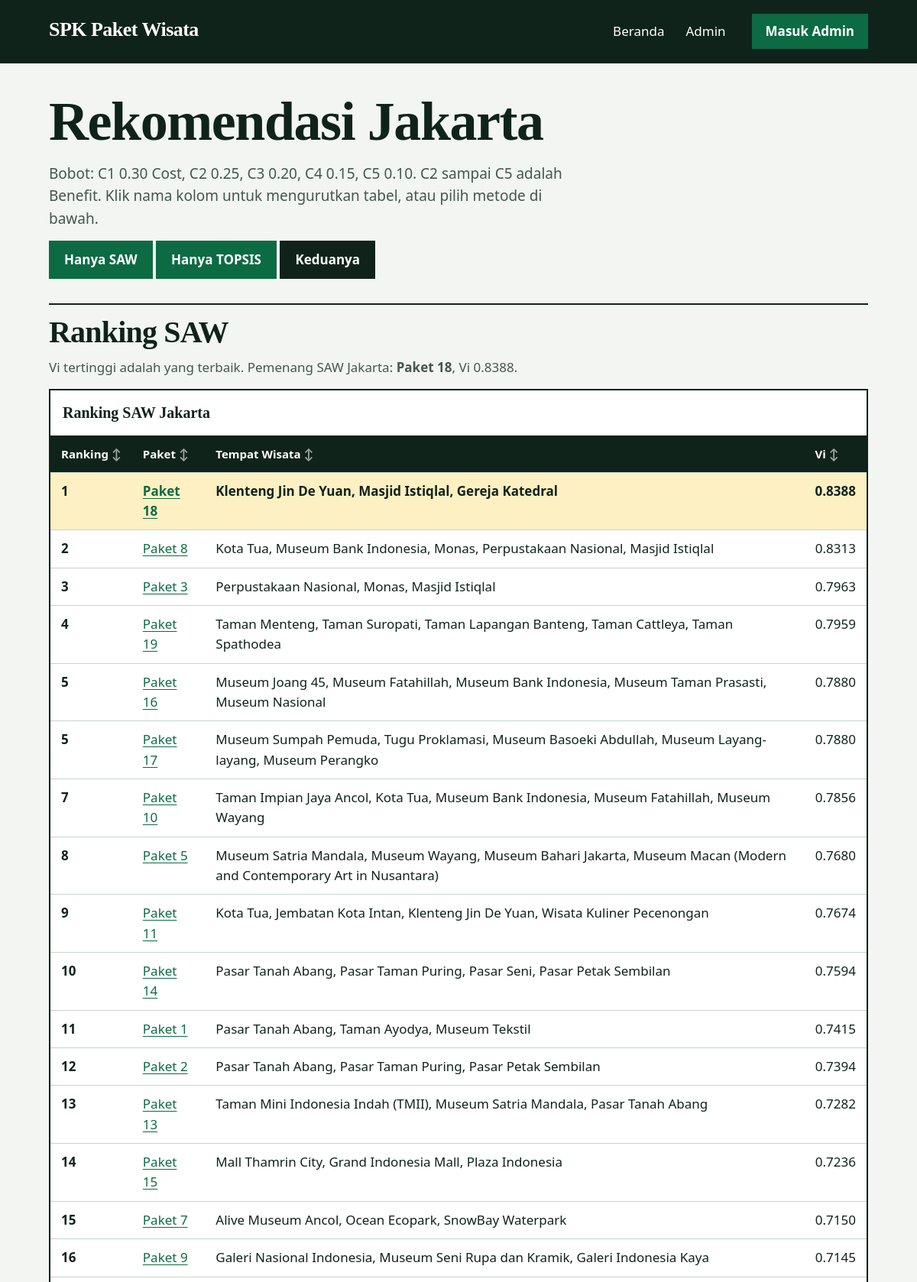
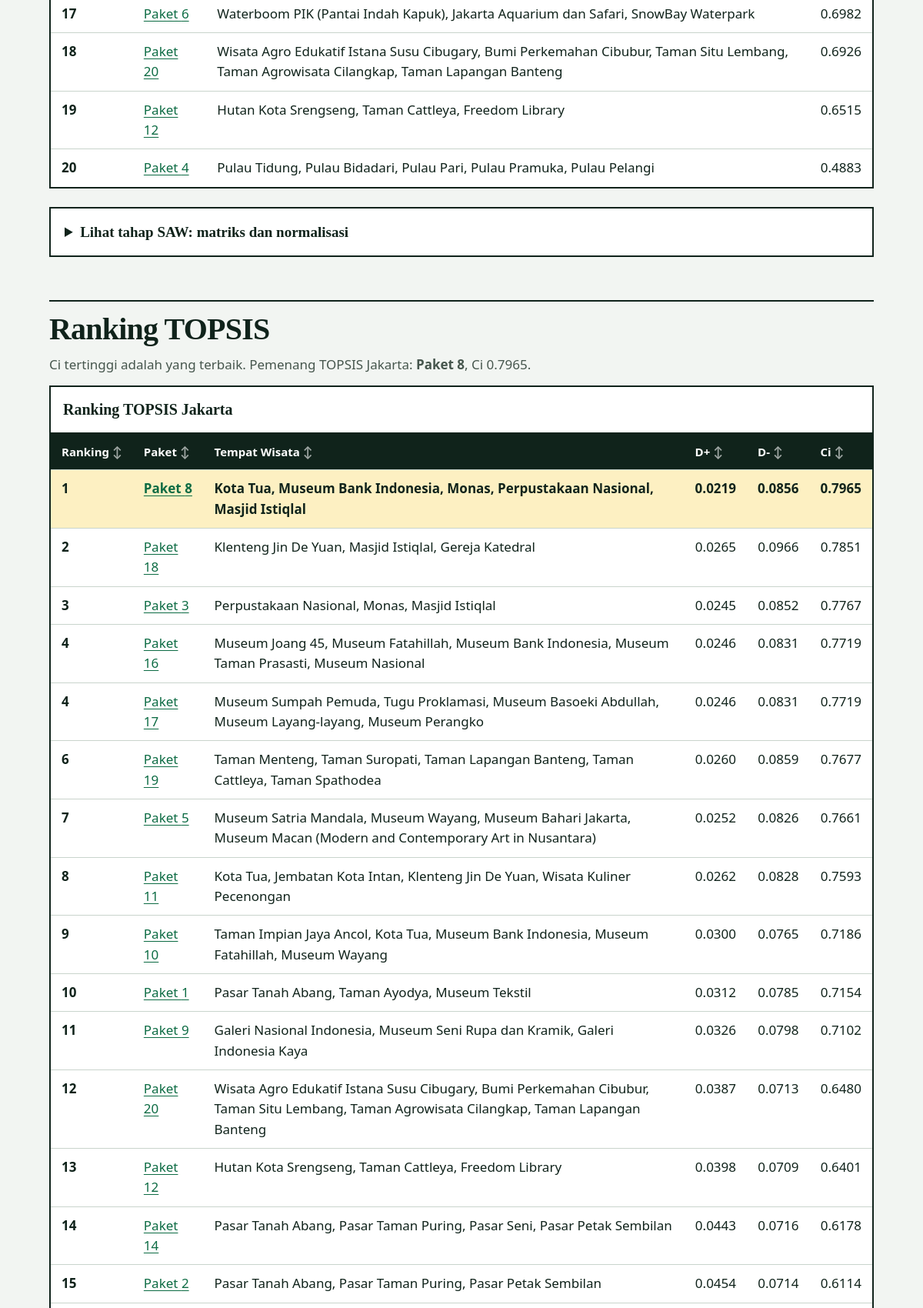
/rekomendasi?kota=Jakarta&metode=keduanya (upper part), run on the app's committed database (2 pictures, top to bottom).
### tables this page shows
CREATE TABLE kota (
    id INTEGER PRIMARY KEY AUTOINCREMENT,
    nama TEXT NOT NULL UNIQUE
);

CREATE TABLE kriteria (
    id INTEGER PRIMARY KEY AUTOINCREMENT,
    kode TEXT NOT NULL UNIQUE,
    nama TEXT NOT NULL,
    tipe TEXT NOT NULL CHECK (tipe IN ('Benefit', 'Cost')),
    bobot REAL NOT NULL CHECK (bobot >= 0 AND bobot <= 1)
);

CREATE TABLE paket (
    id INTEGER PRIMARY KEY AUTOINCREMENT,
    kota_id INTEGER NOT NULL,
    nomor_paket INTEGER NOT NULL UNIQUE,
    nama_tampil TEXT NOT NULL,
    FOREIGN KEY (kota_id) REFERENCES kota (id) ON DELETE RESTRICT
);

### app.py (the view)
@app.route("/rekomendasi")
def rekomendasi():
    nama_kota = request.args.get("kota", "")
    metode = request.args.get("metode", "keduanya")
    if metode not in ("saw", "topsis", "keduanya"):
        metode = "keduanya"
    data = compute_city(nama_kota)
    if data is None:
        return render_template("index.html", kota=database.get_kota_list(), kriteria=database.get_kriteria(), error=f"Kota {nama_kota} tidak ditemukan."), 404
    return render_template("rekomendasi.html", kota=nama_kota, metode=metode, **data)

### app.py (called while the page is built)
def compute_city(nama_kota, weights=None, types=None):
    packages = database.get_paket_by_kota(nama_kota)
    if not packages:
        return None
    if weights is None or types is None:
        weights, types, _ = database.get_weights_and_types()
    matrix = [p["matrix"] for p in packages]
    saw_result = saw_mod.calculate(matrix, weights, types)
    topsis_result = topsis_mod.calculate(matrix, weights, types)
    kriteria = database.get_kriteria()
    return {
        "packages": packages,
        "matrix": matrix,
        "saw": saw_result,
        "topsis": topsis_result,
        "weights": weights,
        "types": types,
        "kriteria": kriteria,
    }

### database.py (called while the page is built)
def get_connection():
    conn = sqlite3.connect(DB_PATH)
    conn.row_factory = sqlite3.Row
    conn.execute("PRAGMA foreign_keys = ON")
    return conn

def get_kriteria():
    conn = get_connection()
    try:
        rows = conn.execute("SELECT * FROM kriteria ORDER BY kode").fetchall()
        return [dict(r) for r in rows]
    finally:
        conn.close()

def get_weights_and_types():
    krit = get_kriteria()
    weights = [r["bobot"] for r in krit]
    types = [r["tipe"] for r in krit]
    return weights, types, krit

### saw.py (called while the page is built)
def normalize(matrix, types):
    if not matrix:
        return []
    n_col = len(matrix[0])
    maxs = [max(row[j] for row in matrix) for j in range(n_col)]
    mins = [min(row[j] for row in matrix) for j in range(n_col)]
    out = []
    for row in matrix:
        norm = []
        for j, x in enumerate(row):
            if types[j] == "Cost":
                norm.append(mins[j] / x if x != 0 else 0.0)
            else:
                norm.append(x / maxs[j] if maxs[j] != 0 else 0.0)
        out.append(norm)
    return out

def calculate(matrix, weights, types):
    normalized = normalize(matrix, types)
    values = []
    for norm in normalized:
        values.append(sum(n * w for n, w in zip(norm, weights)))
    order = sorted(range(len(values)), key=lambda i: (-values[i], i))
    ranks = [1 + sum(1 for v in values if v > values[i]) for i in range(len(values))]
    return {
        "normalized": normalized,
        "values": values,
        "ranks": ranks,
        "order": order,
    }

### templates/rekomendasi.html (shortened to what this page needs)
{% extends "base.html" %}
{% block content %}
<div class="page-head">
  <h1>Rekomendasi {{ kota }}</h1>
  <p class="lede">Bobot: C1 {{ '%.2f'|format(weights[0]) }} Cost, C2 {{ '%.2f'|format(weights[1]) }}, C3 {{ '%.2f'|format(weights[2]) }}, C4 {{ '%.2f'|format(weights[3]) }}, C5 {{ '%.2f'|format(weights[4]) }}. C2 sampai C5 adalah Benefit. Klik nama kolom untuk mengurutkan tabel, atau pilih metode di bawah.</p>
  <p role="group" aria-label="Pilih metode">
    <a class="btn {% if metode == 'saw' %}btn-quiet{% endif %}" href="{{ url_for('rekomendasi', kota=kota, metode='saw') }}" {% if metode == 'saw' %}aria-pressed="true"{% endif %}>Hanya SAW</a>
    <a class="btn {% if metode == 'topsis' %}btn-quiet{% endif %}" href="{{ url_for('rekomendasi', kota=kota, metode='topsis') }}" {% if metode == 'topsis' %}aria-pressed="true"{% endif %}>Hanya TOPSIS</a>
    <a class="btn {% if metode == 'keduanya' %}btn-quiet{% endif %}" href="{{ url_for('rekomendasi', kota=kota, metode='keduanya') }}" {% if metode == 'keduanya' %}aria-pressed="true"{% endif %}>Keduanya</a>
  </p>
</div>
{% if metode in ('saw', 'keduanya') %}
{% set saw_top = packages[saw.order[0]] %}
<section aria-labelledby="ranking-saw">
  <h2 id="ranking-saw">Ranking SAW</h2>
  <p class="section-note">Vi tertinggi adalah yang terbaik. Pemenang SAW {{ kota }}: <strong>Paket {{ saw_top.nomor_paket }}</strong>, Vi {{ '%.4f'|format(saw['values'][saw.order[0]]) }}.</p>
  <div class="table-wrapper" tabindex="0" role="region" aria-labelledby="saw-caption">
  <table data-sortable>
    <caption id="saw-caption">Ranking SAW {{ kota }}</caption>
    <thead><tr>
      <th scope="col" data-type="number">Ranking</th>
      <th scope="col" data-type="number">Paket</th>
      <th scope="col" data-type="text">Tempat Wisata</th>
      <th scope="col" data-type="number">Vi</th>
    </tr></thead>
    <tbody>
    {% for idx in saw.order %}
    {% set p = packages[idx] %}
    <tr class="{{ 'winner' if saw.ranks[idx] == 1 else '' }}">
      <th scope="row" data-value="{{ saw.ranks[idx] }}">{{ saw.ranks[idx] }}</th>
      <td data-value="{{ p.nomor_paket }}"><a href="{{ url_for('paket_detail', paket_id=p.id) }}">Paket {{ p.nomor_paket }}</a></td>
      <td>{{ p.tempat|join(', ') }}</td>
      <td class="num" data-value="{{ saw['values'][idx] }}">{{ '%.4f'|format(saw['values'][idx]) }}</td>
    </tr>
    {% endfor %}
    </tbody>
  </table>
  </div>
  <details>
    <summary>Lihat tahap SAW: matriks dan normalisasi</summary>
  </details>
</section>
{% endif %}
{% if metode in ('topsis', 'keduanya') %}
{% set topsis_top = packages[topsis.order[0]] %}
<section aria-labelledby="ranking-topsis">
  <h2 id="ranking-topsis">Ranking TOPSIS</h2>
  <p class="section-note">Ci tertinggi adalah yang terbaik. Pemenang TOPSIS {{ kota }}: <strong>Paket {{ topsis_top.nomor_paket }}</strong>, Ci {{ '%.4f'|format(topsis['values'][topsis.order[0]]) }}.</p>
  <div class="table-wrapper" tabindex="0" role="region" aria-labelledby="topsis-caption">
  <table data-sortable>
    <caption id="topsis-caption">Ranking TOPSIS {{ kota }}</caption>
    <thead><tr>
      <th scope="col" data-type="number">Ranking</th>
      <th scope="col" data-type="number">Paket</th>
      <th scope="col" data-type="text">Tempat Wisata</th>
      <th scope="col" data-type="number">D+</th>
      <th scope="col" data-type="number">D-</th>
      <th scope="col" data-type="number">Ci</th>
    </tr></thead>
    <tbody>
    {% for idx in topsis.order %}
    {% set p = packages[idx] %}
    <tr class="{{ 'winner' if topsis.ranks[idx] == 1 else '' }}">
      <th scope="row" data-value="{{ topsis.ranks[idx] }}">{{ topsis.ranks[idx] }}</th>
      <td data-value="{{ p.nomor_paket }}"><a href="{{ url_for('paket_detail', paket_id=p.id) }}">Paket {{ p.nomor_paket }}</a></td>
      <td>{{ p.tempat|join(', ') }}</td>
      <td class="num" data-value="{{ topsis.distances_pos[idx] }}">{{ '%.4f'|format(topsis.distances_pos[idx]) }}</td>
      <td class="num" data-value="{{ topsis.distances_neg[idx] }}">{{ '%.4f'|format(topsis.distances_neg[idx]) }}</td>
      <td class="num" data-value="{{ topsis['values'][idx] }}">{{ '%.4f'|format(topsis['values'][idx]) }}</td>
    </tr>
    {% endfor %}
    </tbody>
  </table>
  </div>
</section>
{% endif %}
{% endblock %}

### static/style.css (style rules this page uses)
:root { --ground: #f2f5f2; --surface: #ffffff; --field: #e4ece6; --ink: #10231b; --muted: #46564d; --accent: #0c6b43; --accent-ink: #ffffff; --accent-deep: #084d30; --line: #c9d4cc; --winner: #fdf0c2; --danger: #8f1d1d; --danger-field: #fbe9e7; --ok-field: #e2f0e6; --display: Georgia, "Times New Roman", serif; --text: system-ui, -apple-system, "Segoe UI", Roboto, Arial, sans-serif; --measure: 1120px; --gap: 24px; }
* { box-sizing: border-box; }
html { overflow-x: clip; scroll-behavior: smooth; }
body { overflow-x: clip; }
body { margin: 0; background: var(--ground); color: var(--ink); font-family: var(--text); font-size: 17px; line-height: 1.55; }
h1, h2, h3, h4 { font-family: var(--display); font-weight: 700; letter-spacing: -0.02em; line-height: 1.02; overflow-wrap: break-word; min-width: 0; }
h1 { font-size: clamp(40px, 6vw, 72px); margin: 0 0 16px; }
h2 { font-size: clamp(28px, 3.4vw, 40px); margin: 0 0 12px; }
p { margin: 0 0 14px; max-width: 68ch; }
a { color: var(--accent); text-underline-offset: 3px; }
.page-head { margin-bottom: 32px; }
.page-head .lede { font-size: 19px; color: var(--muted); max-width: 62ch; }
section { margin-bottom: 56px; }
section > h2 { border-top: 2px solid var(--ink); padding-top: 16px; }
.section-note { color: var(--muted); }
.btn, button { background: var(--accent); color: var(--accent-ink); border: 0; padding: 12px 20px; font: inherit; font-weight: 700; cursor: pointer; text-decoration: none; display: inline-block; min-height: 44px; }
.btn-quiet { background: var(--surface); color: var(--ink); border: 2px solid var(--ink); padding: 10px 18px; }
.btn[aria-pressed="true"] { background: var(--ink); color: var(--surface); }
.table-wrapper { overflow: auto; max-width: 100%; container-type: inline-size; border: 2px solid var(--ink); background: var(--surface); margin-bottom: 24px; }
table { width: 100%; min-width: 640px; border-collapse: separate; border-spacing: 0; background: var(--surface); }
caption { text-align: left; font-family: var(--display); font-size: 20px; font-weight: 700; padding: 14px 16px; border-bottom: 2px solid var(--ink); background: var(--surface); }
th, td { padding: 11px 14px; text-align: left; vertical-align: top; border-bottom: 1px solid var(--line); font-variant-numeric: tabular-nums; }
thead th { position: sticky; top: 0; z-index: 1; background: var(--ink); color: var(--surface); font-size: 15px; }
tbody tr:last-child th, tbody tr:last-child td { border-bottom: 0; }
th[scope="row"] { font-weight: 700; }
.winner td, .winner th { background: var(--winner); font-weight: 700; }
.num { text-align: right; font-variant-numeric: tabular-nums; }
th[scope="row"] { white-space: nowrap; }
details { border: 2px solid var(--ink); background: var(--surface); margin-bottom: 24px; padding: 0; }
details summary { cursor: pointer; padding: 16px 18px; font-family: var(--display); font-size: 19px; font-weight: 700; min-height: 44px; }
@media (prefers-reduced-motion: no-preference) { main > * { animation: rise 320ms ease-out both; } }
@media (prefers-reduced-motion: no-preference) { main > *:nth-child(2) { animation-delay: 60ms; } }
@media (prefers-reduced-motion: no-preference) { main > *:nth-child(3) { animation-delay: 120ms; } }

### data on the page
kota: nama "Jakarta"
kriteria: bobot "0.30"
kriteria: bobot "0.25"
kriteria: bobot "0.20"
kriteria: bobot "0.15"
kriteria: bobot "0.10"
paket: nomor_paket "18", nomor_paket "18", nomor_paket "18"
paket: nomor_paket "8", nomor_paket "8", nomor_paket "8"
paket: nomor_paket "3", nomor_paket "3"
paket: nomor_paket "19", nomor_paket "19"
paket: nomor_paket "16", nomor_paket "16"
paket: nomor_paket "17", nomor_paket "17"
paket: nomor_paket "10", nomor_paket "10"
paket: nomor_paket "5", nomor_paket "5"
paket: nomor_paket "11", nomor_paket "11"
paket: nomor_paket "14", nomor_paket "14"
paket: nomor_paket "1", nomor_paket "1"
paket: nomor_paket "2", nomor_paket "2"
paket: nomor_paket "13"
paket: nomor_paket "15"
paket: nomor_paket "7"
paket: nomor_paket "9", nomor_paket "9"
paket: nomor_paket "6"
paket: nomor_paket "20", nomor_paket "20"
paket: nomor_paket "12", nomor_paket "12"
paket: nomor_paket "4"

### other printed values
{{ '%.4f'|format(saw['values'][saw.order[0]]) }} "0.8388"
{{ saw.ranks[idx] }} "1" "2" "3" "4" "5" "5" "7" "8" "9" "10" "11" "12" "13" "14" "15" "16" "17" "18" "19" "20"
{{ p.tempat|join(', ') }} "Klenteng Jin De Yuan, Masjid Istiqlal, Gereja Katedral" "Kota Tua, Museum Bank Indonesia, Monas, Perpustakaan Nasional, Masjid Istiqlal" "Perpustakaan Nasional, Monas, Masjid Istiqlal" "Taman Menteng, Taman Suropati, Taman Lapangan Banteng, Taman Cattleya, Taman Spathodea" "Museum Joang 45, Museum Fatahillah, Museum Bank Indonesia, Museum Taman Prasasti, Museum Nasional" "Museum Sumpah Pemuda, Tugu Proklamasi, Museum Basoeki Abdullah, Museum Layang-layang, Museum Perangko" "Taman Impian Jaya Ancol, Kota Tua, Museum Bank Indonesia, Museum Fatahillah, Museum Wayang" "Museum Satria Mandala, Museum Wayang, Museum Bahari Jakarta, Museum Macan (Modern and Contemporary Art in Nusantara)" "Kota Tua, Jembatan Kota Intan, Klenteng Jin De Yuan, Wisata Kuliner Pecenongan" "Pasar Tanah Abang, Pasar Taman Puring, Pasar Seni, Pasar Petak Sembilan" "Pasar Tanah Abang, Taman Ayodya, Museum Tekstil" "Pasar Tanah Abang, Pasar Taman Puring, Pasar Petak Sembilan" "Taman Mini Indonesia Indah (TMII), Museum Satria Mandala, Pasar Tanah Abang" "Mall Thamrin City, Grand Indonesia Mall, Plaza Indonesia" "Alive Museum Ancol, Ocean Ecopark, SnowBay Waterpark" "Galeri Nasional Indonesia, Museum Seni Rupa dan Kramik, Galeri Indonesia Kaya" "Waterboom PIK (Pantai Indah Kapuk), Jakarta Aquarium dan Safari, SnowBay Waterpark" "Wisata Agro Edukatif Istana Susu Cibugary, Bumi Perkemahan Cibubur, Taman Situ Lembang, Taman Agrowisata Cilangkap, Taman Lapangan Banteng" "Hutan Kota Srengseng, Taman Cattleya, Freedom Library" "Pulau Tidung, Pulau Bidadari, Pulau Pari, Pulau Pramuka, Pulau Pelangi"
{{ '%.4f'|format(saw['values'][idx]) }} "0.8388" "0.8313" "0.7963" "0.7959" "0.7880" "0.7880" "0.7856" "0.7680" "0.7674" "0.7594" "0.7415" "0.7394" "0.7282" "0.7236" "0.7150" "0.7145" "0.6982" "0.6926" "0.6515" "0.4883"
{{ '%.4f'|format(topsis['values'][topsis.order[0]]) }} "0.7965"
{{ topsis.ranks[idx] }} "1" "2" "3" "4" "4" "6" "7" "8" "9" "10" "11" "12" "13" "14" "15"
{{ p.tempat|join(', ') }} "Kota Tua, Museum Bank Indonesia, Monas, Perpustakaan Nasional, Masjid Istiqlal" "Klenteng Jin De Yuan, Masjid Istiqlal, Gereja Katedral" "Perpustakaan Nasional, Monas, Masjid Istiqlal" "Museum Joang 45, Museum Fatahillah, Museum Bank Indonesia, Museum Taman Prasasti, Museum Nasional" "Museum Sumpah Pemuda, Tugu Proklamasi, Museum Basoeki Abdullah, Museum Layang-layang, Museum Perangko" "Taman Menteng, Taman Suropati, Taman Lapangan Banteng, Taman Cattleya, Taman Spathodea" "Museum Satria Mandala, Museum Wayang, Museum Bahari Jakarta, Museum Macan (Modern and Contemporary Art in Nusantara)" "Kota Tua, Jembatan Kota Intan, Klenteng Jin De Yuan, Wisata Kuliner Pecenongan" "Taman Impian Jaya Ancol, Kota Tua, Museum Bank Indonesia, Museum Fatahillah, Museum Wayang" "Pasar Tanah Abang, Taman Ayodya, Museum Tekstil" "Galeri Nasional Indonesia, Museum Seni Rupa dan Kramik, Galeri Indonesia Kaya" "Wisata Agro Edukatif Istana Susu Cibugary, Bumi Perkemahan Cibubur, Taman Situ Lembang, Taman Agrowisata Cilangkap, Taman Lapangan Banteng" "Hutan Kota Srengseng, Taman Cattleya, Freedom Library" "Pasar Tanah Abang, Pasar Taman Puring, Pasar Seni, Pasar Petak Sembilan" "Pasar Tanah Abang, Pasar Taman Puring, Pasar Petak Sembilan"
{{ '%.4f'|format(topsis.distances_pos[idx]) }} "0.0219" "0.0265" "0.0245" "0.0246" "0.0246" "0.0260" "0.0252" "0.0262" "0.0300" "0.0312" "0.0326" "0.0387" "0.0398" "0.0443" "0.0454"
{{ '%.4f'|format(topsis.distances_neg[idx]) }} "0.0856" "0.0966" "0.0852" "0.0831" "0.0831" "0.0859" "0.0826" "0.0828" "0.0765" "0.0785" "0.0798" "0.0713" "0.0709" "0.0716" "0.0714"
{{ '%.4f'|format(topsis['values'][idx]) }} "0.7965" "0.7851" "0.7767" "0.7719" "0.7719" "0.7677" "0.7661" "0.7593" "0.7186" "0.7154" "0.7102" "0.6480" "0.6401" "0.6178" "0.6114"
